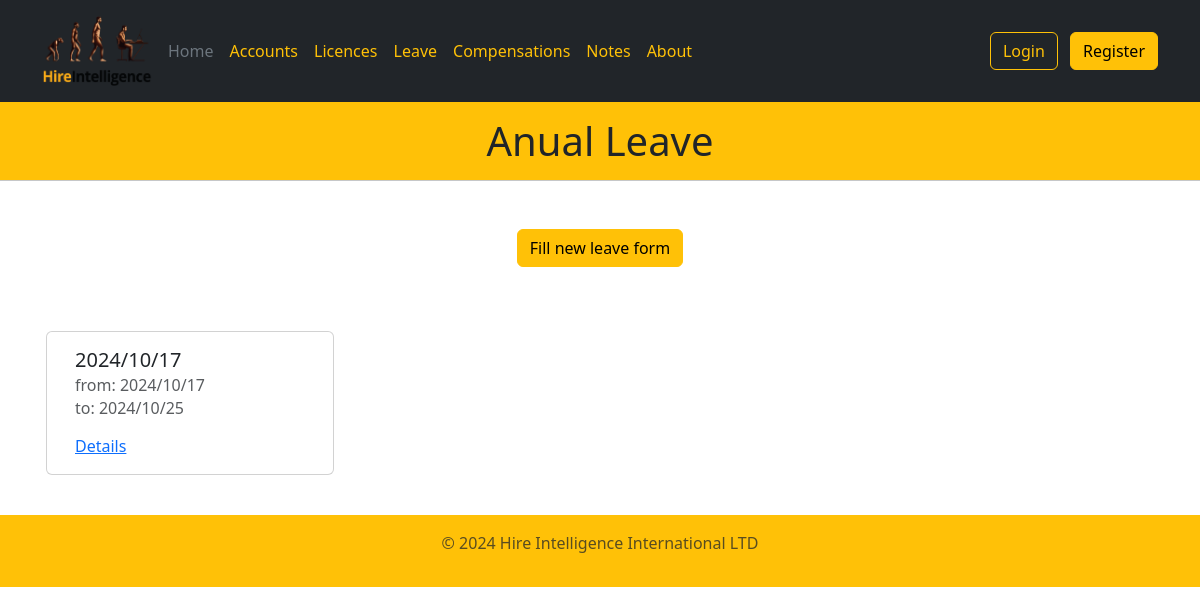
The app's page /anual_leave, older data.
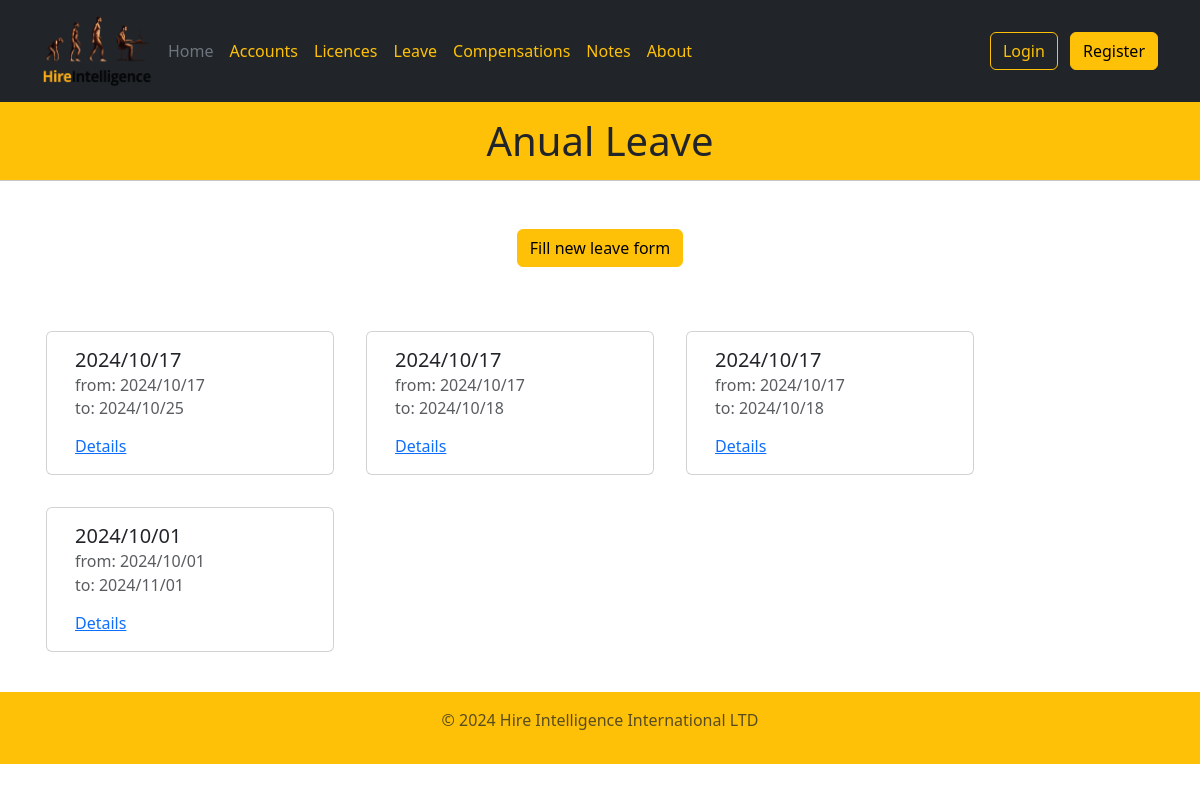
The same page, newer data.
### models.py (models this page shows)
class PersonalDay(db.Model):
    id = db.Column(db.Integer, primary_key=True, autoincrement=True)
    date = db.Column(db.DateTime(timezone=True))
    start_date = db.Column(db.DateTime(timezone=True))
    start_time = db.Column(db.DateTime(timezone=True))
    return_date = db.Column(db.DateTime(timezone=True))
    return_time = db.Column(db.DateTime(timezone=True))
    number_of_days = db.Column(db.Float)
    out_of_country = db.Column(db.Boolean)

### views.py (the view)
    @app.route("/anual_leave", methods=("GET", "POST"))
    def anual_leave():
        anual_leave_list = list(PersonalDay.query.all())
        return render_template("anual-leave.html",
            title="Anual Leave", year=datetime.now().year, list=anual_leave_list)

### templates/anual-leave.html (shortened to what this page needs)
{% extends "base.html" %}  {% block content %}
<h1 class="text-center">{{title}}</h1>
<hr class="mb-5" />
<div class="mt-5 d-flex justify-content-center m-5">
  <a href="{{url_for('add_anual_leave')}}">
    <button class="btn btn-warning">Fill new leave form</button>
  </a>
  </div>
  <div class="container">
    <div>
      <div class="row">
        {% for item in list %}
        <div class="card m-3" style="width: 18rem;">
            <div class="card-body">
              <h5 class="card-title">{{item.start_date.strftime("%Y/%m/%d")}}</h5>
              <h6 class="card-subtitle mb-2 text-muted">
                from: {{item.start_date.strftime("%Y/%m/%d")}}
                 </h6>
                 <h6 class="card-subtitle mb-2 text-muted">
                  to: {{item.return_date.strftime("%Y/%m/%d")}}
                 </h6>
              <a href="{{url_for('anual_leave_details', leave_id = item.id)}}"
              class="card-link">Details</a>
            </div>
          </div>
        {% endfor %}
    </div>
    </div>
  </div>
{% endblock %} {% block year %} {{year}} {% endblock %}

Row changes from the older to the newer data that the page shows:
added PersonalDay: start_date "2024/10/17", return_date "2024/10/18"
added PersonalDay: start_date "2024/10/17", return_date "2024/10/18"
added PersonalDay: start_date "2024/10/01", return_date "2024/11/01"
